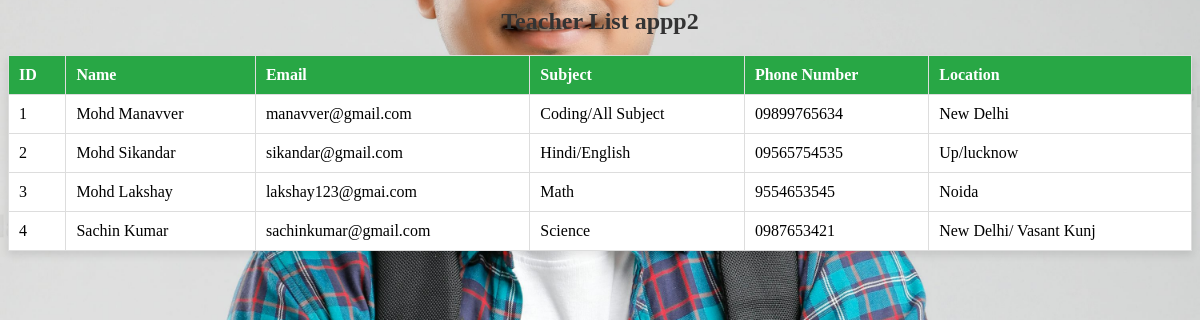
The app's page /appp2/teacher/ with its own data.
### appp2/models.py (models this page shows, shortened)
class Teacher(models.Model):
    teacher_id = models.CharField(max_length=20, unique=True)
    name = models.CharField(max_length=100)
    email = models.EmailField(unique=True)
    subject = models.CharField(max_length=100)
    phone_number = models.CharField(max_length=15)
    location = models.TextField()

### appp2/views.py (the view)
# urls.py: path('teacher/',views.teacher_detail),
def teacher_detail(request):
    teacher=Teacher.objects.all()
    return render(request,'appp2/teacher_detail.html',{'teacher':teacher})

### appp2/templates/appp2/teacher_detail.html (shortened to what this page needs)
{% load static %}
<html>
<head>
</head>
<body>
    <h2>Teacher List appp2</h2>
    <table>
        <tr>
            <th>ID</th>
            <th>Name</th>
            <th>Email</th>
            <th>Subject</th>
            <th>Phone Number</th>
            <th>Location</th>
        </tr>
        {% for teacher in teacher %}
        <tr>
            <td>{{ teacher.teacher_id }}</td>
            <td>{{ teacher.name }}</td>
            <td>{{ teacher.email }}</td>
            <td>{{ teacher.subject }}</td>
            <td>{{ teacher.phone_number }}</td>
            <td>{{ teacher.location }}</td>
        </tr>
        {% empty %}
        <tr>
            <td colspan="6" style="text-align: center; color: red;">No teachers found</td>
        </tr>
        {% endfor %}
    </table>
</body>
</html>

### records on screen
Teacher: teacher_id "1", name "Mohd Manavver", email "manavver@gmail.com", subject "Coding/All Subject", phone_number "09899765634", location "New Delhi"
Teacher: teacher_id "2", name "Mohd Sikandar", email "sikandar@gmail.com", subject "Hindi/English", phone_number "09565754535", location "Up/lucknow"
Teacher: teacher_id "3", name "Mohd Lakshay", email "lakshay123@gmai.com", subject "Math", phone_number "9554653545", location "Noida"
Teacher: teacher_id "4", name "Sachin Kumar", email "sachinkumar@gmail.com", subject "Science", phone_number "0987653421", location "New Delhi/ Vasant Kunj"
